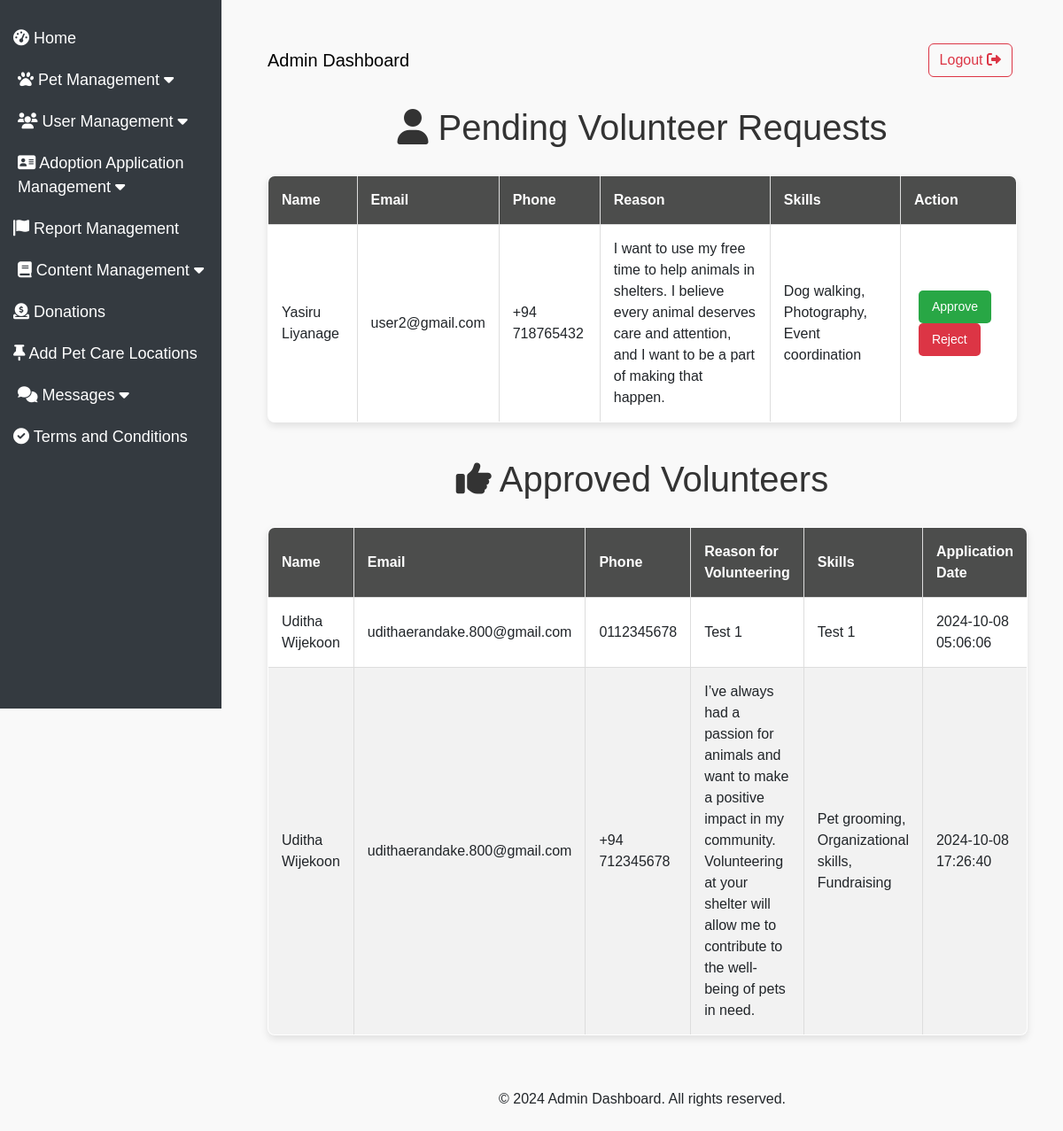
/Final/admin/view_volunteer_requests.php (signed in), run on the app's committed database.
### tables this page shows
CREATE TABLE `volunteers` (
  `VolunteerID` int(11) NOT NULL,
  `FirstName` varchar(100) NOT NULL,
  `LastName` varchar(100) NOT NULL,
  `Email` varchar(255) NOT NULL,
  `Phone` varchar(20) DEFAULT NULL,
  `Address` text DEFAULT NULL,
  `ReasonForVolunteering` text NOT NULL,
  `Skills` text DEFAULT NULL,
  `ApplicationStatus` enum('Pending','Approved','Rejected') DEFAULT 'Pending',
  `ApplicationDate` timestamp NOT NULL DEFAULT current_timestamp()
);

### Final/admin/view_volunteer_requests.php (the view, shortened to what this page needs)
<?php
include 'db.php';
include('partials/header_admin.php');
try {
    $sql = "SELECT * FROM volunteers WHERE ApplicationStatus = 'Pending'";
    $stmt = $pdo->query($sql);
    $volunteers = $stmt->fetchAll(PDO::FETCH_ASSOC);
} catch (PDOException $e) {
    echo "Error fetching volunteer requests: " . $e->getMessage();
}
?>
<?php
include 'db.php';
try {
    $sql = "SELECT * FROM volunteers WHERE ApplicationStatus = 'Approved'";
    $stmt = $pdo->query($sql);
    $approvedVolunteers = $stmt->fetchAll(PDO::FETCH_ASSOC);
} catch (PDOException $e) {
    echo "Error fetching approved volunteers: " . $e->getMessage();
}
?>
<!DOCTYPE html>
<html lang="en">
<head>
</head>
<body>
<div class="container mt-4">
    <h1><i class="fa fa-user" aria-hidden="true"></i> Pending Volunteer Requests</h1>
    <?php if (empty($volunteers)): ?>
        <div class="alert alert-info">
            No pending volunteer requests.
        </div>
    <?php else: ?>
        <table>
            <thead>
                <tr>
                    <th>Name</th>
                    <th>Email</th>
                    <th>Phone</th>
                    <th>Reason</th>
                    <th>Skills</th>
                    <th>Action</th>
                </tr>
            </thead>
            <tbody>
                <?php foreach ($volunteers as $volunteer): ?>
                    <tr>
                        <td><?php echo htmlspecialchars($volunteer['FirstName'] . ' ' . $volunteer['LastName']); ?></td>
                        <td><?php echo htmlspecialchars($volunteer['Email']); ?></td>
                        <td><?php echo htmlspecialchars($volunteer['Phone']); ?></td>
                        <td><?php echo htmlspecialchars($volunteer['ReasonForVolunteering']); ?></td>
                        <td><?php echo htmlspecialchars($volunteer['Skills']); ?></td>
                        <td>
                            <form action="approve_volunteer.php" method="POST">
                                <button type="submit" name="action" value="approve">Approve</button>
                                <button type="submit" name="action" value="reject">Reject</button>
                            </form>
                        </td>
                    </tr>
                <?php endforeach; ?>
            </tbody>
        </table>
    <?php endif; ?>
    <h1><i class="fa fa-thumbs-up" aria-hidden="true"></i> Approved Volunteers</h1>
    <table>
        <thead>
            <tr>
                <th>Name</th>
                <th>Email</th>
                <th>Phone</th>
                <th>Reason for Volunteering</th>
                <th>Skills</th>
                <th>Application Date</th>
            </tr>
        </thead>
        <tbody>
            <?php if (!empty($approvedVolunteers)): ?>
                <?php foreach ($approvedVolunteers as $volunteer): ?>
                    <tr>
                        <td><?php echo htmlspecialchars($volunteer['FirstName'] . ' ' . $volunteer['LastName']); ?></td>
                        <td><?php echo htmlspecialchars($volunteer['Email']); ?></td>
                        <td><?php echo htmlspecialchars($volunteer['Phone']); ?></td>
                        <td><?php echo htmlspecialchars($volunteer['ReasonForVolunteering']); ?></td>
                        <td><?php echo htmlspecialchars($volunteer['Skills']); ?></td>
                        <td><?php echo htmlspecialchars($volunteer['ApplicationDate']); ?></td>
                    </tr>
                <?php endforeach; ?>
            <?php else: ?>
                <tr>
                    <td colspan="6">No approved volunteers found.</td>
                </tr>
            <?php endif; ?>
        </tbody>
    </table>
    </div>
    <?php include('partials/footer_admin.php'); ?>
</body>
</html>

### Final/admin/partials/header_admin.php (style rules this page uses)
body { display: flex; min-height: 100vh; flex-direction: column; }

### Final/admin/view_volunteer_requests.php (style rules this page uses)
body { font-family: Arial, sans-serif; background-color: #f9f9f9; padding: 20px; }
h1 { text-align: center; margin-bottom: 30px; color: #333; }
table { width: 100%; margin-bottom: 40px; border-collapse: collapse; box-shadow: 0 4px 8px rgba(0, 0, 0, 0.1); background-color: #fff; border-radius: 8px; overflow: hidden; }
table, th, td { border: 1px solid #ddd; }
table th, table td { padding: 15px; text-align: left; }
table th { background-color: #4C4D4C; color: white; font-weight: 600; font-size: 16px; }
table tr:nth-child(even) { background-color: #f2f2f2; }
button { padding: 8px 15px; margin: 0 5px; border: none; border-radius: 5px; font-size: 14px; cursor: pointer; }
button[name="action"][value="approve"] { background-color: #28a745; color: white; }
button[name="action"][value="reject"] { background-color: #dc3545; color: white; }

### data on the page
volunteers: FirstName+LastName "Yasiru Liyanage", Email "user2@gmail.com", Phone "+94 718765432", ReasonForVolunteering "I want to use my free time to help animals in shelters. I believe every animal deserves care and attention, and I want to be a part of making that happen.", Skills "Dog walking, Photography, Event coordination"
volunteers: FirstName+LastName "Uditha Wijekoon", Email "udithaerandake.800@gmail.com", Phone "0112345678", ReasonForVolunteering "Test 1", Skills "Test 1", ApplicationDate "2024-10-08 05:06:06"
volunteers: FirstName+LastName "Uditha Wijekoon", Email "udithaerandake.800@gmail.com", Phone "+94 712345678", ReasonForVolunteering "I’ve always had a passion for animals and want to make a positive impact in my community. Volunteering at your shelter will allow me to contribute to the well-being of pets in need.", Skills "Pet grooming, Organizational skills, Fundraising", ApplicationDate "2024-10-08 17:26:40"
